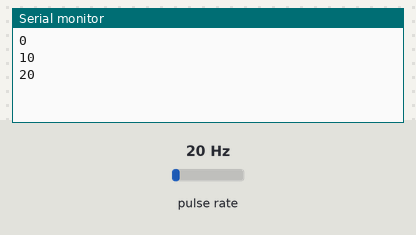
Bench run of a sketch on a simulated Arduino Uno, built with avr-gcc and run on an emulated ATmega328P. On the bench: the last lines printed to the serial monitor. Wiring (inferred from the names in the program): pulse sensor: data pin 3. The inputs (shaded band) are chosen by the test bench; at power-on: pulse rate 20 Hz.

Above: at 1.2 s.
1.3 s: pulse rate (sensor on pin 3) set to 4 Hz
At 1.8 s:
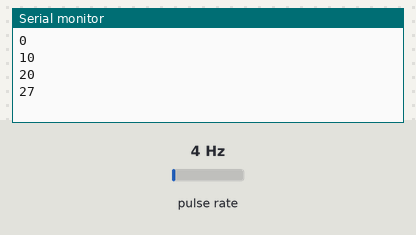
2.8 s: pulse rate (sensor on pin 3) set to 50 Hz
At 3.4 s:
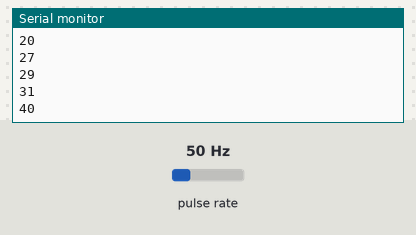
Timing chart, 0 to 5.8 s (numbered marks = the images above; inputs shaded):
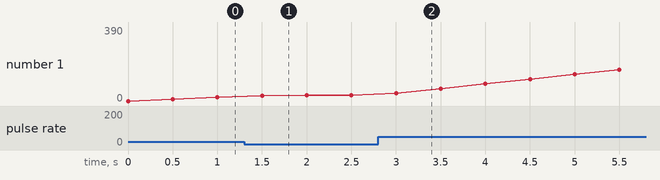

The sketch:

EncoderMeter.ino
```cpp
/*
  Измерение количества щелчков энкодера,
  Щелчки записываем раз в переменную и отображаем
  в порт.
  2015-11-14, Wyfinger
*/

int intEnc = 1;                           // INT1
int pinEnc = 3;                           // pin 3
volatile int intCounter = 0;    // счетчик
unsigned long intCounterLast = 0;


// Увеличение счетчика RPM по прерыванию
void IncCounter()
{
  intCounter = intCounter + 1;
}

// Инициализация
void setup()
{
  // Установка предделителей частоты, чтобы поднять частоту ШИМ
  // на пятой ноге ШИМ должен стать с частотой 7812.50 Гц
  //TCCR0B = TCCR0B & B11111000 | B00000010;
  Serial.begin(9600);
  //Serial.println("I'am start");
  // Подтягивающий резистор
  //pinMode(pinEnc, INPUT);
  //digitalWrite(pinEnc, HIGH);
  // Цепляем прерывание для расчета RPM
  attachInterrupt(1, IncCounter, RISING);

  pinMode(13, INPUT);
  //digitalWrite(3, HIGH);
}

// Главный цикл
void loop()
{
//  int d3state = digitalRead(3);
 // Serial.println(d3state);
//  delay(500);

  //if (intCounter!=intCounterLast)
  //{
    Serial.println(intCounter);
  //  intCounterLast = intCounter;
  //}
  digitalWrite(13, HIGH);
  delay(500);
  digitalWrite(13, LOW);
}
```

Enc.ino.cpp
```cpp
#line 1 "C:/Treadmill/Arduino/Enc/EncoderMeter.ino"
/*
  Измерение количества щелчков энкодера,
  Щелчки записываем раз в переменную и отображаем
  в порт.
  2015-11-14, Wyfinger
*/

#include <Arduino.h>
void IncCounter();
#line 8
int intEnc = 1;                           // INT1
int pinEnc = 3;                           // pin 3
volatile int intCounter = 0;    // счетчик
unsigned long intCounterLast = 0;


// Увеличение счетчика RPM по прерыванию
void IncCounter()
{
  intCounter = intCounter + 1;
}

// Инициализация
void setup()
{
  // Установка предделителей частоты, чтобы поднять частоту ШИМ
  // на пятой ноге ШИМ должен стать с частотой 7812.50 Гц
  //TCCR0B = TCCR0B & B11111000 | B00000010;
  Serial.begin(9600);
  //Serial.println("I'am start");
  // Подтягивающий резистор
  //pinMode(pinEnc, INPUT);
  //digitalWrite(pinEnc, HIGH);
  // Цепляем прерывание для расчета RPM
  attachInterrupt(1, IncCounter, RISING);

  pinMode(13, INPUT);
  //digitalWrite(3, HIGH);
}

// Главный цикл
void loop()
{
//  int d3state = digitalRead(3);
 // Serial.println(d3state);
//  delay(500);

  //if (intCounter!=intCounterLast)
  //{
    Serial.println(intCounter);
  //  intCounterLast = intCounter;
  //}
  digitalWrite(13, HIGH);
  delay(500);
  digitalWrite(13, LOW);
}
```

Measured:
- after the input at 1.3 s, the serial monitor: prints a new line after 0.20 s (image 1)
- after the input at 2.8 s, the serial monitor: prints a new line after 0.20 s (image 2)
- plotted number 1: 20 → 31 after the input at 1.3 s, 31 → 390 after the input at 2.8 s
